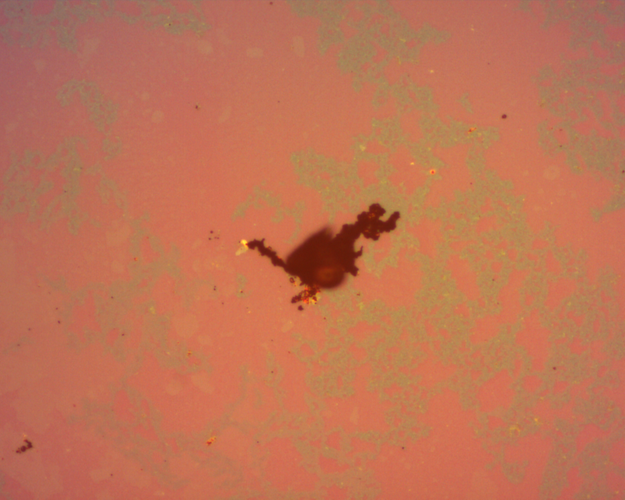
#> input picture projects/Mapas/Muestra 2/10x/muestra2-x10-00.tif, 625 x 500 px, shrunk from 1280 x 1024 before the run
$ jupyter execute --allow-errors cartographer.ipynb
#> lines starting #> are read from the running program, lines starting #| are printed output that depends on the picture
[cell 1]
import os
from PIL import Image, ImageFont, ImageDraw
import numpy as np
import pandas as pd

[cell 2]
def cartographer(mapname, map_dir, dirname, return_df=False, flipped=False, correction=(0, 0)):
    '''
    Creates a map out of images in dirname.
    Images are expected to be named as [anything_else]xy.[extension]
    without additional dots and to have the same dimensions.
    Where (x, y) will be the positions of the image on the map, with (0, 0)
    the upper left corner.
    Will also create a .txt with positions and image names and return a df
    with this information if required.

    Parameters
    ----------
    mapname : str
        Filename with which map will be saved.
    map_dir : str
        Directory where map will be saved.
    dirname : str
        Name of images' directory.
    return_df : bool
        Default is False. If True, returns DataFrame with positions of images and
        filanames.
    flipped : bool
        Default is False. If True, will consider files of the form
        [anything_else]yx.[extension]. That is, xy are flipped.
    correction : array-like
        1D array of length 2. First position is the shift in the x direction to accomodate
        for any slips of the microscope when taking pictures. Second position is the same
        but for the y direction.

    Returns
    -------
    pos_df : pd.DataFrame
        Only if return_df == True. DataFrame with positions of images and filenames.
    '''
#> called with mapname = 'Muestra 2_10x_mapa', map_dir = './Muestra 2', dirname = './Muestra 2/10x', return_df = False, flipped = True, correction = (80, -96)
    listdir = os.listdir(dirname)
    if not flipped:
        positions = [(int(f.split('.')[0][-2:][0]),
                      int(f.split('.')[0][-2:][1]),
                      os.path.join(dirname, f)) for f in listdir]
    else:
        positions = [(int(f.split('.')[0][-2:][1]),
                      int(f.split('.')[0][-2:][0]),
                      os.path.join(dirname, f)) for f in listdir]
    pos_df = pd.DataFrame(positions, columns=['x_position', 'y_position', 'imgname'])
    # pos_df.to_csv(os.path.join(dirname, 'ImagePositions.txt'), index=False)

    chart_size = Image.open(pos_df['imgname'][0]).size
#> chart_size = (625, 500)
    num_imgs = max(pos_df['x_position']) + 1, max(pos_df['y_position']) + 1
    map_size = (num_imgs[0] * chart_size[0] + (num_imgs[1] - 1) * abs(correction[0]),
                num_imgs[1] * chart_size[1] + (num_imgs[0] - 1) * abs(correction[1]))
#> map_size = (1875, 692)
    map = Image.new('RGB', map_size, (190, 190, 190))
#> map: PIL image 1875x692 RGB; every value is 190

    for i, row in pos_df.iterrows():
        x_pos, y_pos = row['x_position'], row['y_position']
        # Correction position variables
        x_corr, y_corr = x_pos, y_pos
        if correction[1] < 0:
            x_corr = x_pos - (num_imgs[0] - 1)
        if correction[0] < 0:
            y_corr = y_pos - (num_imgs[1] - 1)
        position = (x_pos * chart_size[0] + y_corr * correction[0],
                    y_pos * chart_size[1] + x_corr * correction[1])
#> position = (0, 192)
        chart = Image.open(row['imgname'])
#> chart is the input picture: PIL image 625x500 RGBA; mean R, G, B, A 191.8, 115.2, 85, 255
        map.paste(chart, position)
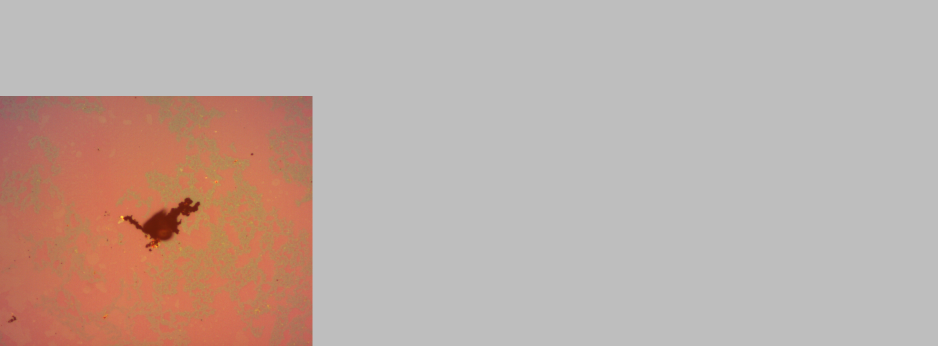
#> map: PIL image 1875x692 RGB (shown at 1/2 size); mean R, G, B 190.4, 172, 164.7
#> pass 2 of the loop in cartographer, `for i, row in pos_df.iterrows():`:
#> position = (625, 96)
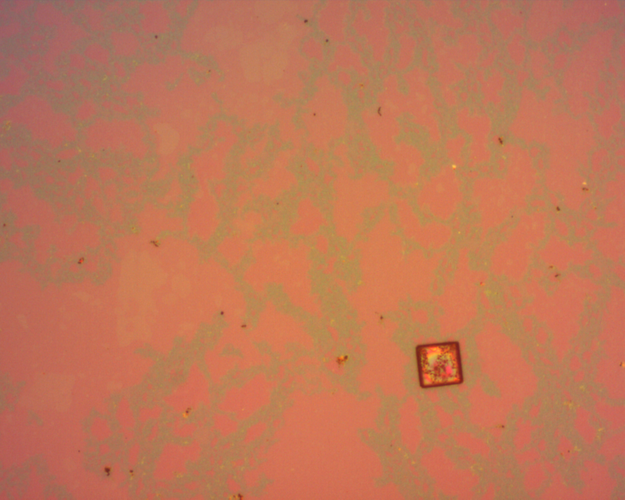
#> input picture projects/Mapas/Muestra 2/10x/muestra2-x10-01.tif, 625 x 500 px, shrunk from 1280 x 1024 before the run
#> in cartographer, chart is the input picture: PIL image 625x500 RGBA; mean R, G, B, A 192.8, 118.9, 87.1, 255
#> in cartographer, `map.paste(chart, position)`:
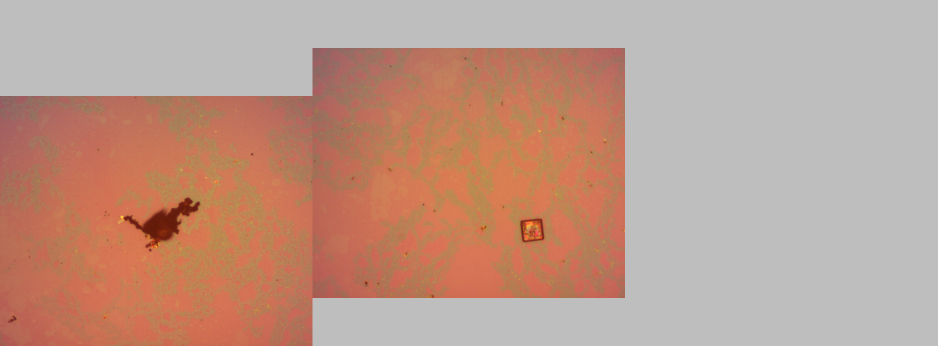
#> map: PIL image 1875x692 RGB (shown at 1/2 size); mean R, G, B 191.1, 154.8, 139.9
#> pass 3 of the loop in cartographer, `for i, row in pos_df.iterrows():`:
#> position = (1250, 0)
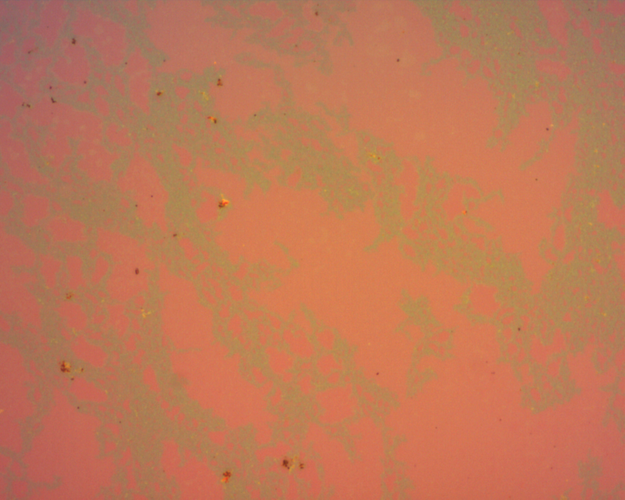
#> input picture projects/Mapas/Muestra 2/10x/muestra2-x10-02.tif, 625 x 500 px, shrunk from 1280 x 1024 before the run
#> in cartographer, chart is the input picture: PIL image 625x500 RGBA; mean R, G, B, A 191.6, 120.3, 87, 255
#> in cartographer, `map.paste(chart, position)`:
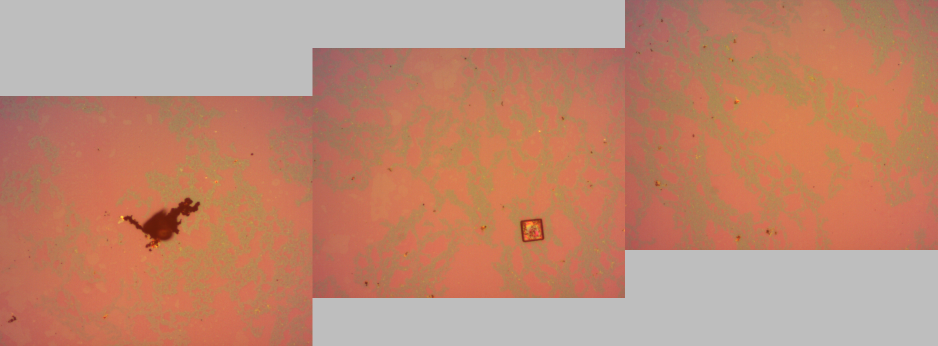
#> map: PIL image 1875x692 RGB (shown at 1/2 size); mean R, G, B 191.5, 138.1, 115.1

    map.save(os.path.join(map_dir, mapname + '.png'))

    if not return_df:
        return
    return pos_df


def add_legend(title, new_map_path, map_path, sample_img_path):
    # Combining map and sample images
#> called with title = 'Muestra 2_10x - 29-11-24', map_path = './Muestra 2/Muestra 2_10x_mapa.png', sample_img_path = './Muestra 2/Muestra 2_fotografía.jpeg'
    map = Image.open(map_path)
    pad = int(map.size[1] / 200)
#> pad = 3
    sample = Image.open(sample_img_path)
    separator = Image.new('RGB', (map.size[0], pad), (60, 60, 60))

    new_size = (map.size[0], map.size[1] + sample.size[1] + pad)

    new_map = Image.new(map.mode, new_size, (255, 255, 255))
    new_map.paste(map, (0, sample.size[1] + pad))
    new_map.paste(separator, (0, sample.size[1]))
    new_map.paste(sample, (map.size[0] - sample.size[0], 0))

    # Adding title
    font_size = int(sample.size[1] / 3)
    font = ImageFont.truetype("./Times New Roman.ttf", font_size)
    draw = ImageDraw.Draw(new_map).text((0, int((sample.size[1] - font_size) / 2)),
                                        title, (0, 0, 0), font=font)
    new_map.save(new_map_path)

[cell 3]
dirname = './Muestra 2/10x'
mapname = 'Muestra 2_10x_mapa'
map_dir = './Muestra 2'
cartographer(mapname, map_dir, dirname, flipped=True, correction=(80, -96))

map_path = os.path.join(map_dir, mapname + '.png')
new_map_path = os.path.join(map_dir, mapname + '_legended.png')
title = 'Muestra 2_10x - 29-11-24'
sample_img_path = os.path.join(map_dir, 'Muestra 2_fotografía.jpeg')
#> (the rest of this cell did not finish here and is left out)

[cell 4]
dirname = './Muestra 2/4x'
#> dirname = './Muestra 2/4x'
mapname = 'Muestra 2_4x_mapa'
map_dir = './Muestra 2'
#> (the rest of this cell did not finish here and is left out)
